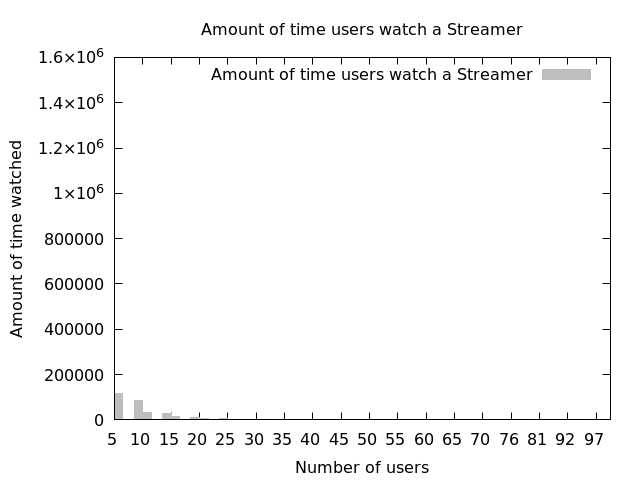

Write gnuplot code to recreate this figure.
set boxwidth 0.6 relative
set style fill solid 1.0 
set style histogram 

set datafile separator ','

set terminal pngcairo
set out 'hist.png'

set title "Amount of time users watch a Streamer"
set xlabel "Number of users"
set ylabel "Amount of time watched"




plot 'plot2.dat' using (int($0/5)*5):2:xtic(1) with boxes lc rgb 'gray' title "Amount of time users watch a Streamer"


#plot 'plot2.dat' using ($0):2:xtic(1) with boxes lc rgb 'gray' title "Amount of time users watch a Streamer"

#plot 'plot2.dat' using 1:2:xtic(1) with boxes lc rgb 'gray' title "Amount of time users watch a Streamer"
